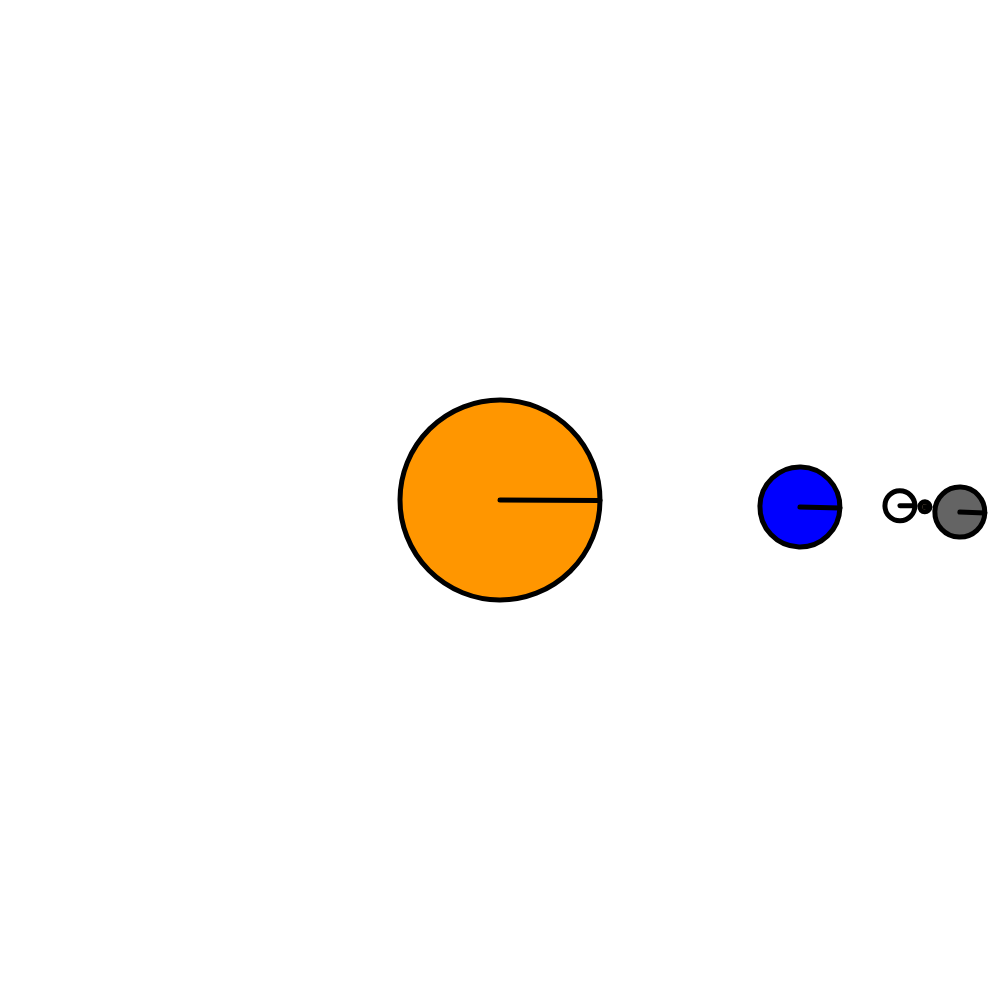
Frame 1 (no input)
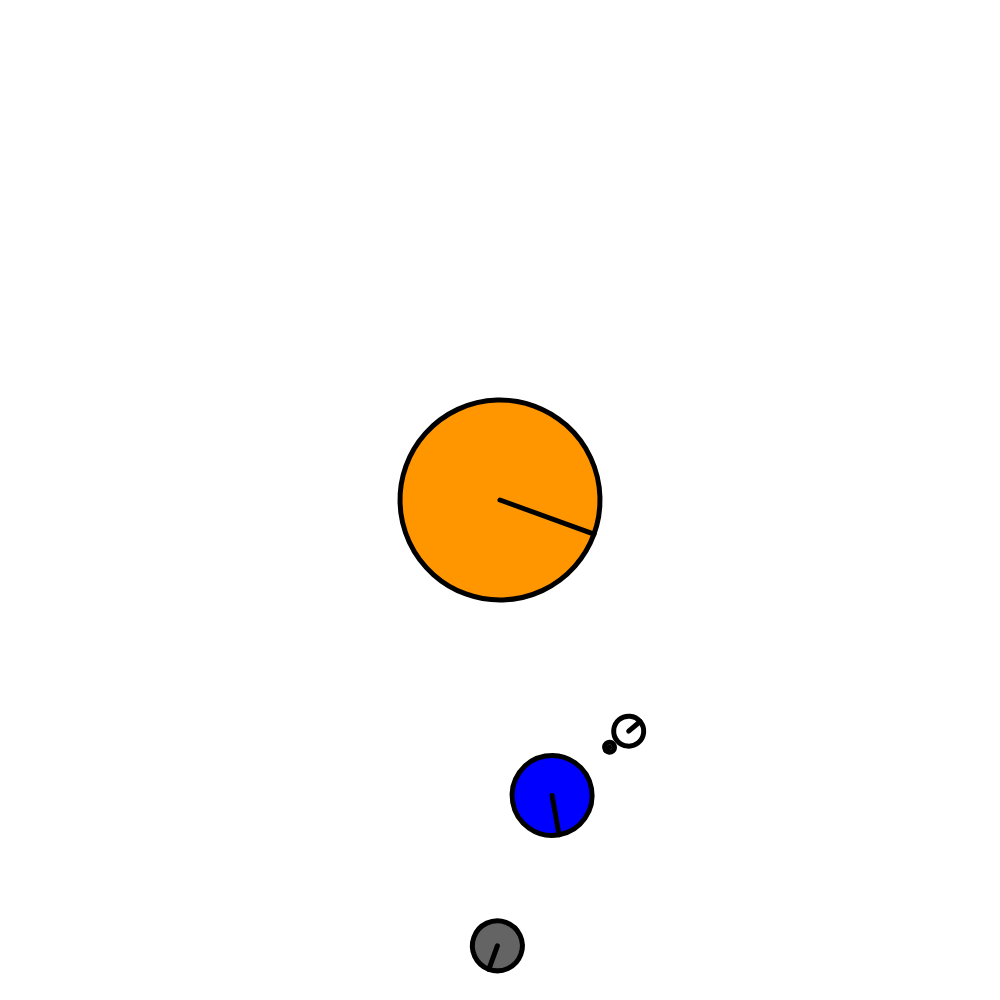
Frame 60 (no input)
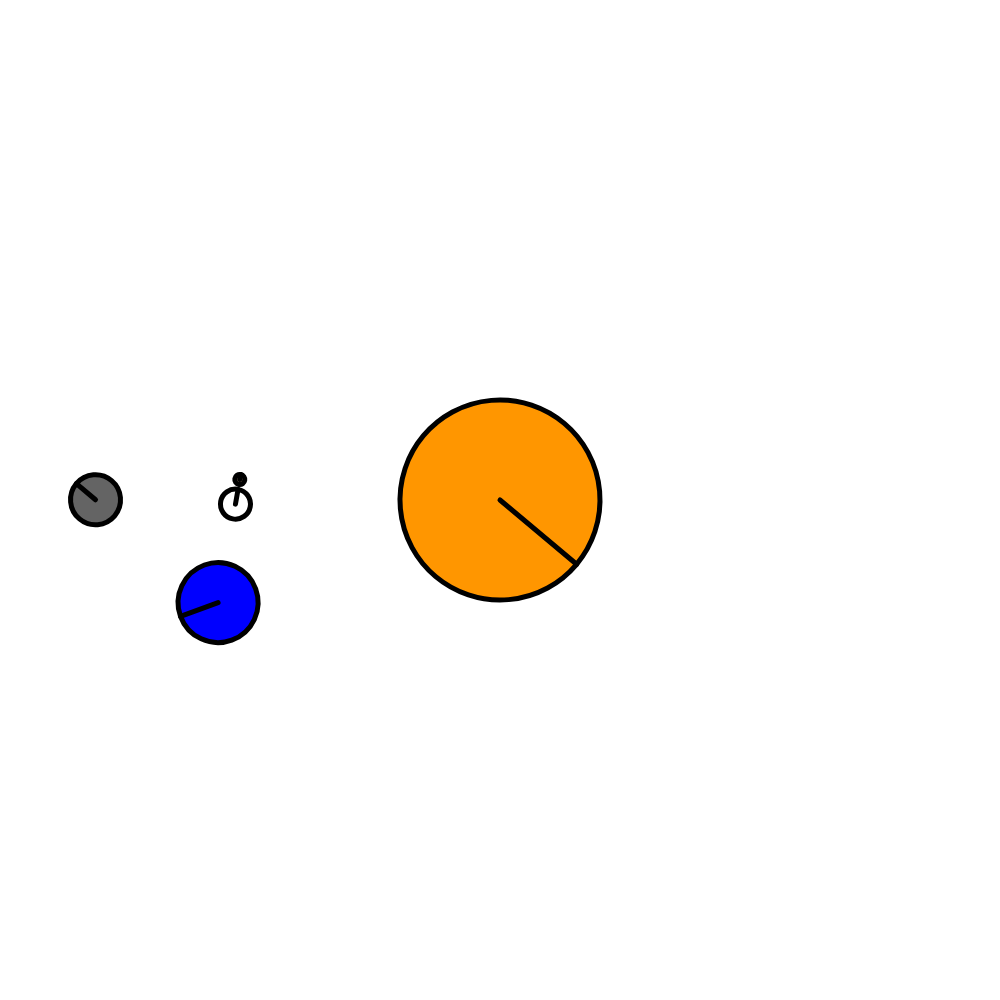
Frame 120 (the mouse pressed at the canvas centre since frame 60)

The p5.js sketch that drew these frames (run headless with seeded random() and noise() and a simulated clock; from frame 60 on, the mouse is pressed at the canvas centre):

// p5.js sketch
// ── sketch.js
var speed;

function setup() {
    createCanvas(1000, 1000);
}

function draw() {
    background(255);
    speed = frameCount;

    push();
    translate(width/2, height/2);

    // SUN spins on its own axis 
    rotate(radians(speed/3));
    celestialObj(color(255,150,0), 200); 

    // EARTH
    push();
    rotate(radians(speed));
    translate(300, 0);
    celestialObj(color(0, 0, 255), 80);

    // MOON
    push();
    rotate(radians(-speed*2));
    translate(100, 0);
    celestialObj(color(255), 30);

    // ASTEROID orbiting the moon
    rotate(radians(speed*3));
    translate(25, 0);
    celestialObj(color(196, 164, 132), 10);
    pop();

   
    // SECOND MOON OF EARTH
    push();
    rotate(radians(speed/2));
    translate(160, 0);
    celestialObj(color(100), 50);
    pop();

    pop();

}

function celestialObj(c, size){
    strokeWeight(5);
    fill(c);
    stroke(0);
    ellipse(0, 0, size, size);
    line(0, 0, size/2, 0);
}
